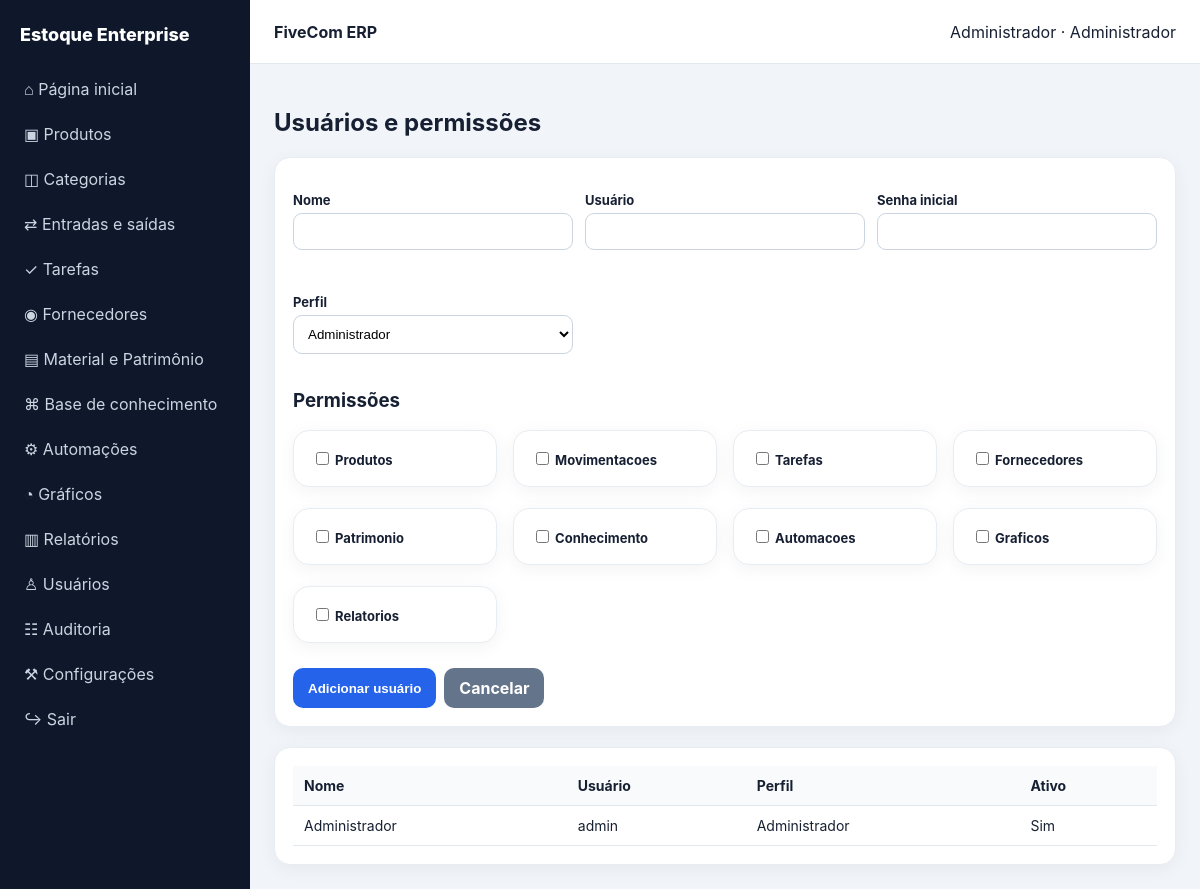
Screenshot of /users (signed in) with the database file from the repository.
### app.py (models this page shows)
class Setting(db.Model):
 id=db.Column(db.Integer,primary_key=True); system_name=db.Column(db.String(120),default='FiveCom ERP'); company_name=db.Column(db.String(120),default='Estoque Enterprise'); browser_title=db.Column(db.String(120),default='FiveCom ERP'); primary_color=db.Column(db.String(20),default='#2563eb'); secondary_color=db.Column(db.String(20),default='#0f172a'); logo=db.Column(db.String(255)); login_logo=db.Column(db.String(255)); favicon=db.Column(db.String(255)); login_position=db.Column(db.String(20),default='center'); footer=db.Column(db.String(255),default='Documento gerado automaticamente pelo FiveCom ERP'); disabled_modules=db.Column(db.Text,default='')

class User(UserMixin,db.Model):
 id=db.Column(db.Integer,primary_key=True); name=db.Column(db.String(120),nullable=False); username=db.Column(db.String(80),unique=True,nullable=False); password=db.Column(db.String(255),nullable=False); role=db.Column(db.String(30),default='Operador'); active=db.Column(db.Boolean,default=True); permissions=db.Column(db.Text,default='')
 def can(self,m): return self.role=='Administrador' or m in (self.permissions or '').split(',')

### app.py (the view)
@app.route('/users',methods=['GET','POST'])
@login_required
def users():
 if current_user.role!='Administrador':return redirect(url_for('home'))
 if request.method=='POST':db.session.add(User(name=request.form['name'],username=request.form['username'],password=generate_password_hash(request.form['password']),role=request.form['role'],permissions=','.join(request.form.getlist('permissions'))));db.session.commit();return redirect(url_for('users'))
 return render_template('users.html',items=User.query.all())

### app.py (called while the page is built)
@login.user_loader
def load_user(i): return db.session.get(User,int(i))

def settings():
 s=Setting.query.first()
 if not s:s=Setting();db.session.add(s);db.session.commit()
 return s

@app.context_processor
def ctx():
 s=settings(); return dict(cfg=s,module_enabled=lambda m:m not in (s.disabled_modules or '').split(','),now=datetime.now())

### templates/users.html
{% extends 'base.html' %}{% block content %}<h1>Usuários e permissões</h1><form class="card" method="post"><div class="form-grid"><p><label>Nome</label><input name="name" required></p><p><label>Usuário</label><input name="username" required></p><p><label>Senha inicial</label><input type="password" name="password" required></p><p><label>Perfil</label><select name="role"><option>Administrador</option><option>Gerente</option><option>Supervisor</option><option>Operador</option><option>Consulta</option></select></p></div><h3>Permissões</h3><div class="grid">{% for p in ['produtos','movimentacoes','tarefas','fornecedores','patrimonio','conhecimento','automacoes','graficos','relatorios'] %}<label class="card"><input style="width:auto" type="checkbox" name="permissions" value="{{p}}"> {{p|capitalize}}</label>{% endfor %}</div><br><div class="actions"><button class="btn">Adicionar usuário</button><a class="btn secondary" href="{{url_for('home')}}">Cancelar</a></div></form><br><div class="card table-wrap"><table><tr><th>Nome</th><th>Usuário</th><th>Perfil</th><th>Ativo</th></tr>{% for x in items %}<tr><td>{{x.name}}</td><td>{{x.username}}</td><td>{{x.role}}</td><td>{{'Sim' if x.active else 'Não'}}</td></tr>{% endfor %}</table></div>{% endblock %}

### templates/base.html (shortened to what this page needs)
<!doctype html><html lang="pt-BR"><head><link rel="stylesheet" href="{{url_for('static',filename='style.css')}}"></head><body><aside class="sidebar" id="side"><div class="brand"><span>{{cfg.company_name}}</span></div><nav class="nav"><a href="{{url_for('home')}}">⌂ Página inicial</a>{% if module_enabled('produtos') and current_user.can('produtos') %}<a href="{{url_for('products')}}">▣ Produtos</a><a href="{{url_for('categories')}}">◫ Categorias</a>{% endif %}{% if module_enabled('movimentacoes') %}<a href="{{url_for('movements')}}">⇄ Entradas e saídas</a>{% endif %}{% if module_enabled('tarefas') %}<a href="{{url_for('tasks')}}">✓ Tarefas</a>{% endif %}{% if module_enabled('fornecedores') %}<a href="{{url_for('suppliers')}}">◉ Fornecedores</a>{% endif %}{% if module_enabled('patrimonio') %}<a href="{{url_for('assets')}}">▤ Material e Patrimônio</a>{% endif %}{% if module_enabled('conhecimento') %}<a href="{{url_for('knowledge')}}">⌘ Base de conhecimento</a>{% endif %}{% if module_enabled('automacoes') %}<a href="{{url_for('automations')}}">⚙ Automações</a>{% endif %}{% if module_enabled('graficos') %}<a href="{{url_for('charts')}}">◔ Gráficos</a>{% endif %}{% if module_enabled('relatorios') %}<a href="{{url_for('reports')}}">▥ Relatórios</a>{% endif %}{% if current_user.role=='Administrador' %}<a href="{{url_for('users')}}">♙ Usuários</a><a href="{{url_for('audits')}}">☷ Auditoria</a><a href="{{url_for('config')}}">⚒ Configurações</a>{% endif %}<a href="{{url_for('logout')}}">↪ Sair</a></nav></aside><main class="main"><header class="top"><strong>{{cfg.system_name}}</strong><span>{{current_user.name}} · {{current_user.role}}</span></header><section class="content">{% block content %}{% endblock %}</section></main></body></html>

### static/style.css (style rules this page uses)
:root { --primary:#2563eb;--secondary:#0f172a }
* { box-sizing:border-box }
body { margin:0;font-family:Inter,system-ui,Arial;background:#f1f5f9;color:#172033 }
a { text-decoration:none;color:inherit }
.sidebar { position:fixed;inset:0 auto 0 0;width:250px;background:var(--secondary);color:#fff;padding:18px 12px;overflow:auto }
.brand { display:flex;align-items:center;gap:10px;font-weight:800;font-size:18px;padding:6px 8px 20px }
.nav a { display:block;padding:11px 12px;border-radius:10px;margin:3px 0;color:#cbd5e1 }
.main { margin-left:250px;min-height:100vh }
.top { height:64px;background:#fff;display:flex;align-items:center;justify-content:space-between;padding:0 24px;border-bottom:1px solid #e2e8f0;position:sticky;top:0;z-index:5 }
.content { padding:24px;max-width:1500px;margin:auto }
.grid { display:grid;grid-template-columns:repeat(4,1fr);gap:16px }
.card { background:#fff;border-radius:16px;padding:18px;box-shadow:0 4px 18px #0f172a0d;border:1px solid #e8edf3 }
.btn { background:var(--primary);color:#fff;border:0;padding:10px 15px;border-radius:10px;cursor:pointer;font-weight:650 }
.btn.secondary { background:#64748b }
.actions { display:flex;gap:8px;flex-wrap:wrap }
.form-grid { display:grid;grid-template-columns:repeat(3,1fr);gap:12px }
label { font-size:13px;font-weight:700;display:block;margin-bottom:5px }
input,select,textarea { width:100%;padding:10px;border:1px solid #cbd5e1;border-radius:9px;background:#fff }
.table-wrap { overflow:auto }
table { width:100%;border-collapse:collapse }
th,td { text-align:left;padding:11px;border-bottom:1px solid #e2e8f0;font-size:14px }
th { background:#f8fafc }

### rows the page displays
Setting: company_name "Estoque Enterprise", system_name "FiveCom ERP"
User: name "Administrador", role "Administrador", username "admin", active "Sim"

### other values shown
{{ p|capitalize }} "Produtos" "Movimentacoes" "Tarefas" "Fornecedores" "Patrimonio" "Conhecimento" "Automacoes" "Graficos" "Relatorios"
